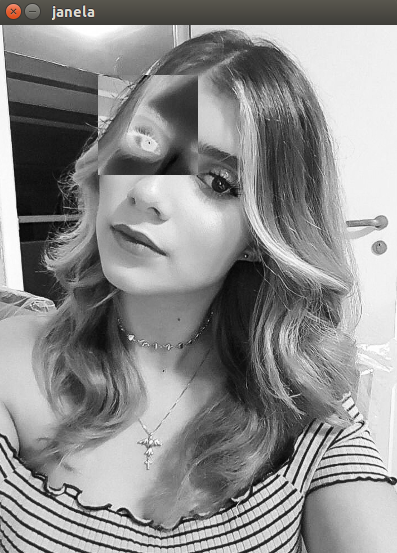
//> input picture PDI/imagens/2_1_imagemDepois.png, 397 x 553 px, given in place of the camera
$ ./motiondetector   (built with g++ and OpenCV 4)
//> lines starting //> are read from the running program, lines starting //| are printed output that depends on the picture; after the words box and inside, x2 and y2 are one past the last pixel; in counts of white or black regions, pixels touching at a corner belong together
#include <iostream>
#include <opencv2/opencv.hpp>

using namespace cv;
using namespace std;

int main(int argc, char** argv){
  Mat image;
  int width, height;
  VideoCapture cap;
  vector<Mat> planes;
  Mat histR,histOldR;
  int nbins = 64;
  float range[] = {0, 256};
  const float *histrange = { range };
  bool uniform = true;
  bool acummulate = false;

  cap.open(0);

  if(!cap.isOpened()){
    cout << "cameras indisponiveis";
    return -1;
  }

  width  = cap.get(CV_CAP_PROP_FRAME_WIDTH);
  height = cap.get(CV_CAP_PROP_FRAME_HEIGHT);

  cout << "largura = " << width << endl;
  cout << "altura  = " << height << endl;

  int histw = nbins, histh = nbins/2;
  Mat histImgR(histh, histw, CV_8UC3, Scalar(0,0,0));

  cap >> image;
//> image is the input picture: 553 rows x 397 cols, CV_8UC3; mean B, G, R 141.2, 141.5, 141.7

  split (image, planes);
  calcHist(&planes[0], 1, 0, Mat(), histR, 1,
          &nbins, &histrange,
          uniform, acummulate);
//> histR = 64 values, max 10193 at index 60, min 8 at index 0, mean 3430.3

  normalize(histR, histR, 0, histImgR.rows, NORM_MINMAX, -1, Mat());
//> histR = 64 values, max 32 at index 60, min 0 at index 0, mean 10.75

  histImgR.setTo(Scalar(0));

  for(int i=0; i<nbins; i++){
    line(histImgR,
         Point(i, histh),
         Point(i, histh-cvRound(histR.at<float>(i))),
         Scalar(0, 0, 255), 1, 8, 0);
  }
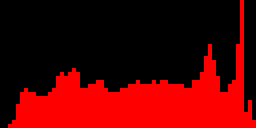
//> histImgR: 32 rows x 64 cols, CV_8UC3 (shown 4 times larger); mean B, G, R 0, 0, 85.5
  histImgR.copyTo(image(Rect(0, 0 ,nbins, histh)));
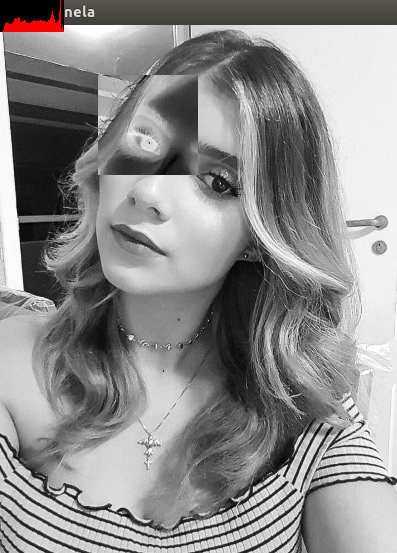
//> image: 553 rows x 397 cols, CV_8UC3; 0.93% of pixels changed, all inside (x1, y1, x2, y2) = (0, 0, 64, 32)

  imshow("image", image);

  while(1){

    cap >> image;

    split (image, planes);

    histOldR=histR.clone();
//> histOldR has the same summary as histR

    calcHist(&planes[0], 1, 0, Mat(), histR, 1,
            &nbins, &histrange,
            uniform, acummulate);
//> histR = 64 values, max 10193 at index 60, min 8 at index 0, mean 3430.3

    normalize(histR, histR, 0, histImgR.rows, NORM_MINMAX, -1, Mat());
//> histR = 64 values, max 32 at index 60, min 0 at index 0, mean 10.75

    histImgR.setTo(Scalar(0));
//> histImgR: 32 rows x 64 cols, CV_8UC3; every value is 0

    for(int i=0; i<nbins; i++){
      line(histImgR,
           Point(i, histh),
           Point(i, histh-cvRound(histR.at<float>(i))),
           Scalar(0, 0, 255), 1, 8, 0);
    }
    histImgR.copyTo(image(Rect(0, 0 ,nbins, histh)));

    double aux = compareHist(histR,histOldR,CV_COMP_CORREL);
//> aux = 1

    if(aux<=0.99){
      putText(image, "Motion Detected", cvPoint(image.cols/2 - 50, 40), FONT_HERSHEY_COMPLEX_SMALL, 1, Scalar(0, 0, 255), 2);
    }

    imshow("image", image);

    if(waitKey(30) >= 0) break;
//> the Esc key is pressed
  }
  return 0;
}

$ run again, on PDI/imagens/2_2_imagemDepois.png
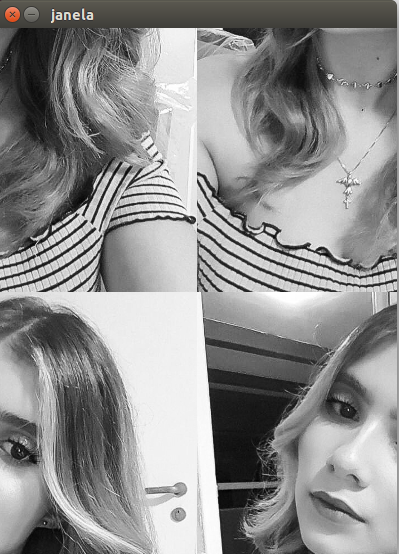
//> input picture PDI/imagens/2_2_imagemDepois.png, 399 x 554 px, given in place of the camera
//> image is the input picture: 554 rows x 399 cols, CV_8UC3; mean B, G, R 142.3, 142.7, 142.9
//> `calcHist(&planes[0], 1, 0, Mat(), histR, 1, &nbins, &histrange, unifor..`: histR = 64 values, max 10415 at index 60, min 8 at index 0, mean 3453.8
//> `normalize(histR, histR, 0, histImgR.rows, NORM_MINMAX, -1, Mat());`: histR = 64 values, max 32 at index 60, min 0 at index 0, mean 10.6
//> after the loop `for(int i=0; i<nbins; i++)`:
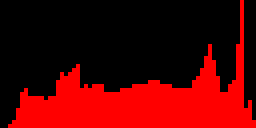
//> histImgR: 32 rows x 64 cols, CV_8UC3 (shown 4 times larger); mean B, G, R 0, 0, 84.2
//> `histImgR.copyTo(image(Rect(0, 0 ,nbins, histh)));`:
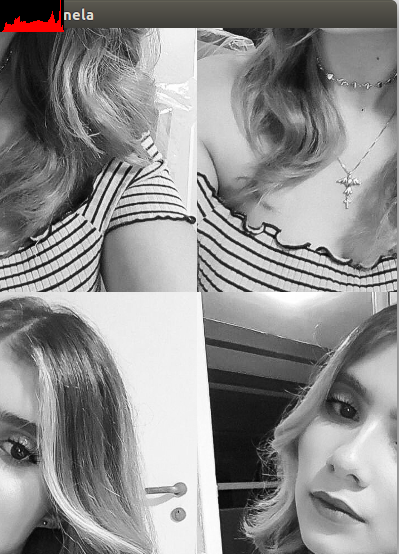
//> image: 554 rows x 399 cols, CV_8UC3; 0.93% of pixels changed, all inside (x1, y1, x2, y2) = (0, 0, 64, 32)
//> histOldR has the same summary as histR
//> `calcHist(&planes[0], 1, 0, Mat(), histR, 1, &nbins, &histrange, unifor..`: histR = 64 values, max 10415 at index 60, min 8 at index 0, mean 3453.8
//> `normalize(histR, histR, 0, histImgR.rows, NORM_MINMAX, -1, Mat());`: histR = 64 values, max 32 at index 60, min 0 at index 0, mean 10.6
//> aux = 1
